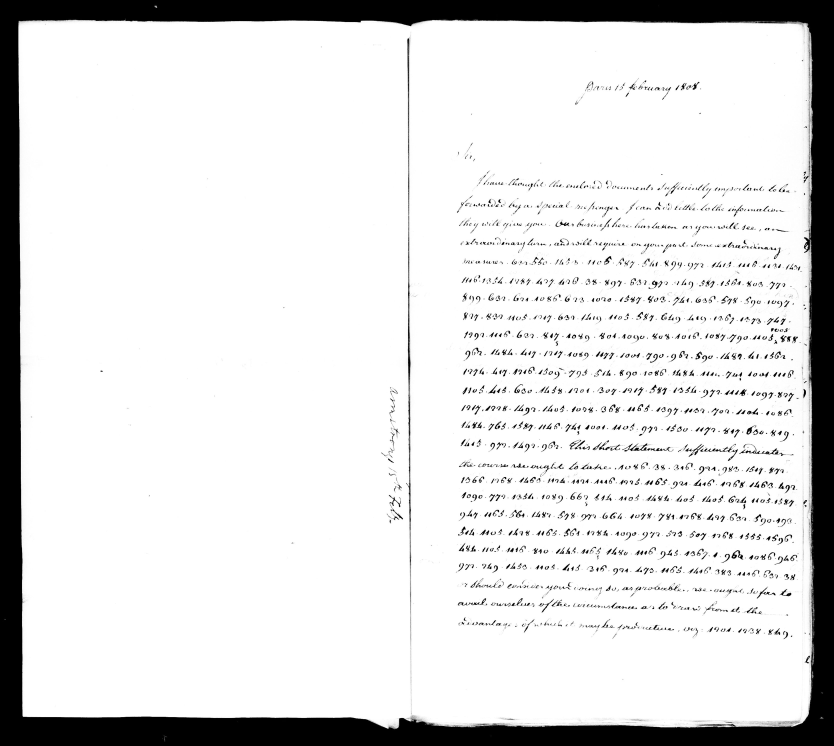
#> input picture ciphers/armstrong-madison-1808/images/M34-014-0024.jpg, 3333 x 2982 px, given in place of 209_leaf3.jpg, which was not available (shown at 1/4 size)
$ python leaf3_mirror_test.py
#> lines starting #> are read from the running program, lines starting #| are printed output that depends on the picture; pictures that were not available may be replaced by others from this repository, and a replacement may not be noted
# A2-RAA9, 3 Oct 2026. Run: python3 ciphers/na-raad-azie-1800/scripts/leaf3_mirror_test.py
# Is leaf 3's left-page cipher a mirror-image bleed-through of leaf 2's right page?
# Compare downsampled ink maps: leaf2 right page flipped L-R vs leaf3 left page, best integer shift;
# controls: unflipped, and flipped leaf2 LEFT page (plain Dutch, different text).
import os, numpy as np
IMG = os.path.join(os.path.dirname(os.path.abspath(__file__)), '..', 'images') + '/'
from PIL import Image
def ink(f, box, flip, scale=8):
#> called with f = '209_leaf3.jpg', box = (0, 0, 2287, 2790), flip = False, scale = 8
    im = Image.open(IMG + f).convert('L').crop(box)
    if flip: im = im.transpose(Image.FLIP_LEFT_RIGHT)
    im = im.resize((im.width//scale, im.height//scale))
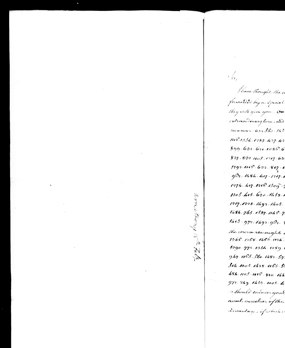
#> im: PIL image 285x348 L; min 0, max 255, mean 235.6
    a = 255 - np.asarray(im, float)
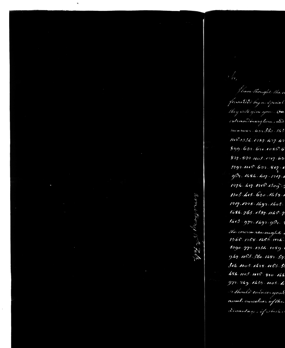
#> a: shape (348, 285) float64; min 0, max 255, mean 19.4
#> call 2 of ink, with f = '209_leaf2.jpg', box = (2287, 0, 4574, 2790), flip = True, scale = 8
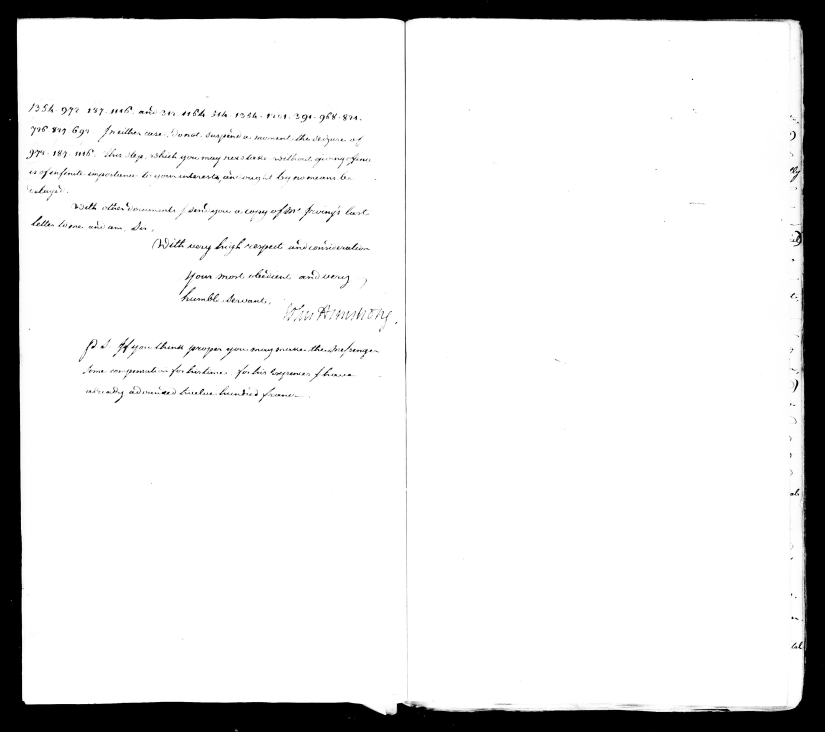
#> input picture ciphers/armstrong-madison-1808/images/M34-014-0025.jpg, 3300 x 2927 px, given in place of 209_leaf2.jpg, which was not available (shown at 1/4 size)
#> in ink (call 2), `a = 255 - np.asarray(im, float)`:
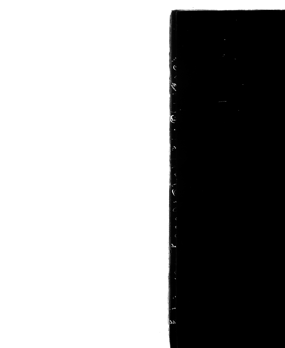
#> a: shape (348, 285) float64; min 0, max 255, mean 155.1
#> in ink (call 2), `a[a < 0] = 0`: a: shape (348, 285) float64; every value is 0
    a = a - np.median(a); a[a < 0] = 0
    return a
def best(a, b, r=40):
#> called with r = 40
    h = min(a.shape[0], b.shape[0]) - 2*r; w = min(a.shape[1], b.shape[1]) - 2*r
#> after `h = min(a.shape[0], b.shape[0]) - 2 * r`: h = 268
#> after `w = min(a.shape[1], b.shape[1]) - 2 * r`: w = 205
    A = a[r:r+h, r:r+w]; A = (A - A.mean())/A.std()
#> after `A = a[r:r + h, r:r + w]`:
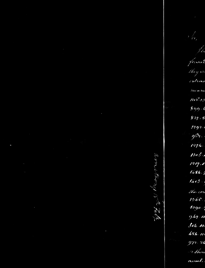
#> A: shape (268, 205) float64; min 0, max 232, mean 2
    out = (-1, 0, 0)
    for dy in range(-r, r+1):
        for dx in range(-r, r+1, 2):
            B = b[r+dy:r+dy+h, r+dx:r+dx+w]; B = (B - B.mean())/B.std()
            c = float((A*B).mean())
            if c > out[0]: out = (c, dy, dx)
#> B: shape (268, 205) float64; every value is NaN or infinite
#> after the loop, out = (-1, 0, 0)
    return out
l3L = ink('209_leaf3.jpg', (0, 0, 2287, 2790), False)
for name, box, flip in [('leaf2 right, flipped', (2287,0,4574,2790), True),
                        ('leaf2 right, unflipped', (2287,0,4574,2790), False),
                        ('leaf2 left, flipped', (0,0,2287,2790), True),
                        ('leaf4 right, flipped', (2287,0,4574,2790), True)]:
    f = '209_leaf4.jpg' if 'leaf4' in name else '209_leaf2.jpg'
    print(name, 'r=%.3f dy=%d dx=%d' % best(l3L, ink(f, box, flip)))
#| leaf2 right, flipped r=-1.000 dy=0 dx=0
print('--- leaf3 right page')
l3R = ink('209_leaf3.jpg', (2287, 0, 4574, 2790), False)
#> in ink (call 6), `im = im.resize((im.width//scale, im.height//scale))`:
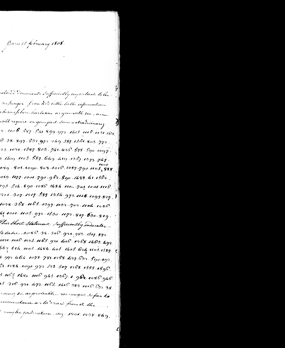
#> im: PIL image 285x348 L; min 0, max 255, mean 98.3
#> in ink (call 6), `a = 255 - np.asarray(im, float)`:
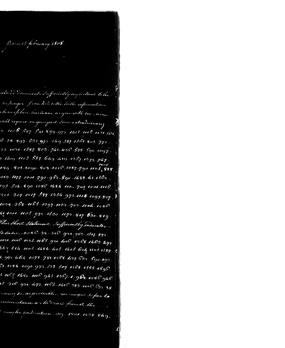
#> a: shape (348, 285) float64; min 0, max 255, mean 156.7
for name, f, box, flip in [('leaf2 left, flipped','209_leaf2.jpg',(0,0,2287,2790),True),
                           ('leaf2 left, unflipped','209_leaf2.jpg',(0,0,2287,2790),False),
                           ('leaf4 left, flipped','209_leaf4.jpg',(0,0,2287,2790),True),
                           ('leaf2 right, flipped','209_leaf2.jpg',(2287,0,4574,2790),True)]:
    print(name, 'r=%.3f dy=%d dx=%d' % best(l3R, ink(f, box, flip)))
#> in best (call 5), `A = a[r:r + h, r:r + w]`: A: shape (268, 205) float64; every value is 0
#| leaf2 left, flipped r=-1.000 dy=0 dx=0
